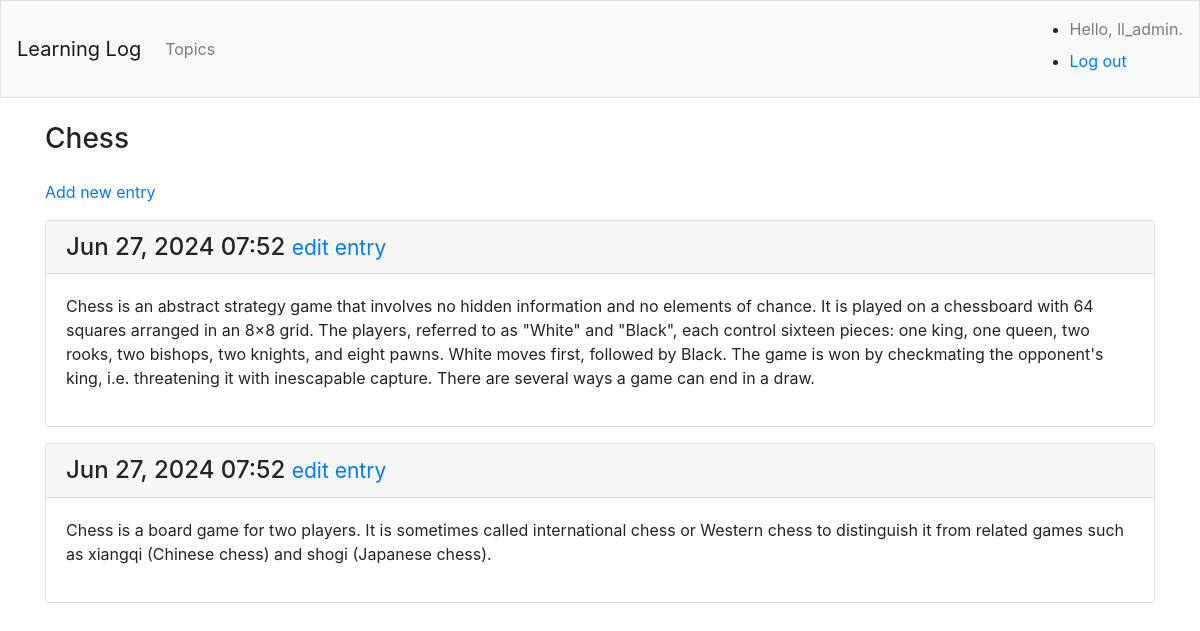
Page /topics/2/ (signed in) on the earlier database version.
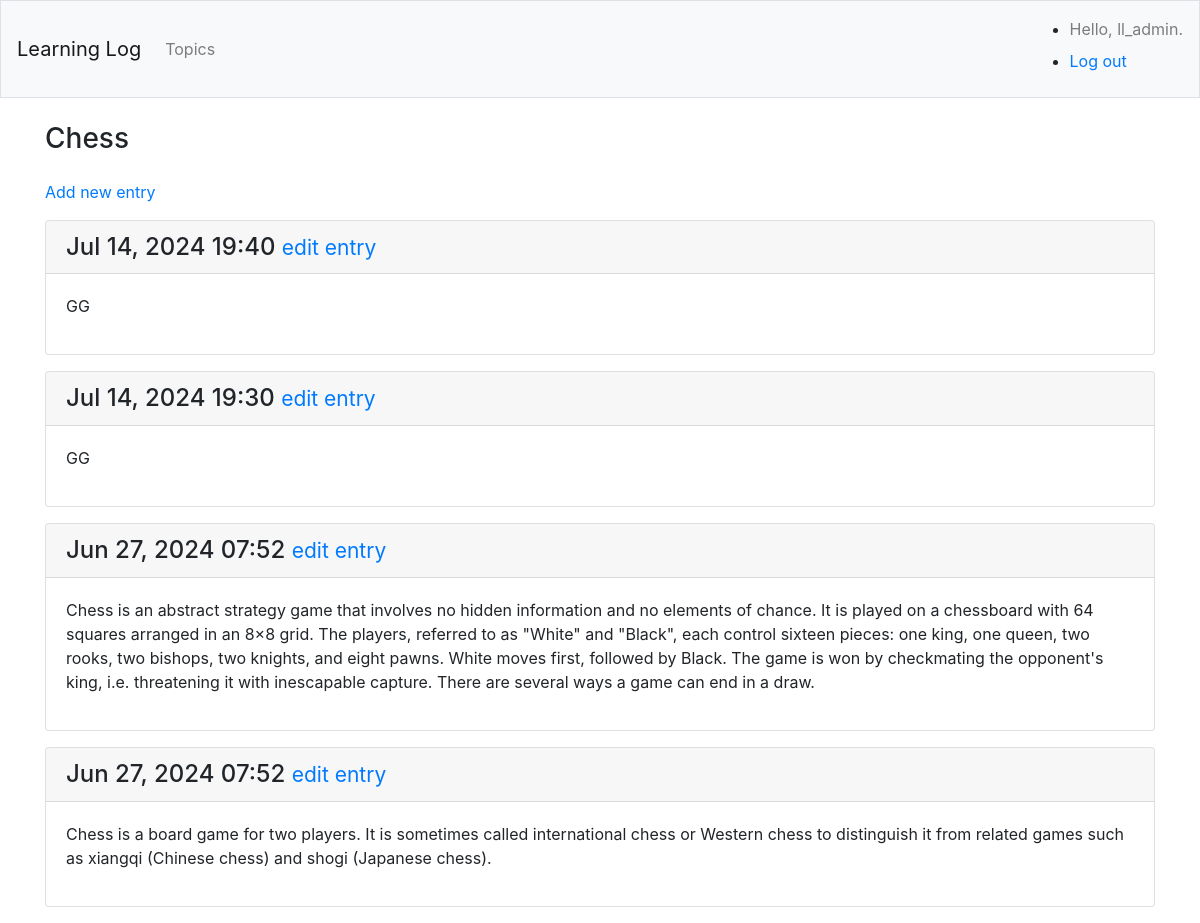
Same page on the later database version.
### learning_logs/models.py (models this page shows, shortened)
class Topic(models.Model):
    text = models.CharField(max_length=200)
    date_added = models.DateTimeField(auto_now_add=True)
    owner = models.ForeignKey(User, on_delete=models.CASCADE)
    def __str__(self):
        return self.text

class Entry(models.Model):
    topic = models.ForeignKey(Topic, on_delete=models.CASCADE)
    text = models.TextField()
    date_added = models.DateTimeField(auto_now_add=True)
    class Meta:
        verbose_name_plural = 'entries'

### learning_logs/views.py (the view)
# urls.py: path('topics/<int:topic_id>/', views.topic, name='topic'),
@login_required
def topic(request, topic_id):
    topic = Topic.objects.get(id=topic_id )
    if topic.owner != request.user:
        raise Http404
    entries = topic.entry_set.order_by('-date_added')
    context = {'topic': topic, 'entries': entries}
    return render(request, 'learning_logs/topic.html', context)

### learning_logs/templates/learning_logs/topic.html
{% extends 'learning_logs/base.html' %}
{% block page_header %}
  <h3>{{ topic }}</h3>
{% endblock page_header %}
{% block content %}
  <p>
    <a href="{% url 'learning_logs:new_entry' topic.id %}">Add new entry</a>
  </p>
  {% for entry in entries %}
    <div class="card mb-3">
      <h4 class="card-header">
        {{ entry.date_added|date:'M d, Y H:i' }}
        <small><a href="{% url 'learning_logs:edit_entry' entry.id %}">
            edit entry</a></small>
      </h4>
      <div class="card-body">
        {{ entry.text|linebreaks }}
      </div>
    </div>
  {% empty %}
    <p>There are no entries for this topic yet</p>
  {% endfor %}
{% endblock content %}

### learning_logs/templates/learning_logs/base.html (shortened to what this page needs)
{% load bootstrap4 %}
<!doctype html>
<html lang="en">
  <head>
    {% bootstrap_css %}
  </head>
  <body>
    <nav class="navbar navbar-expand-md navbar-light bg-light mb-4 border">
      <a class="navbar-brand" href="{% url 'learning_logs:index' %}">
        Learning Log</a>
      <div class="collapse navbar-collapse" id="'navbarCollapse">
        <ul class="navbar-nav mr-auto">
          <li class="nav-item">
            <a class="nav-link" href="{% url 'learning_logs:topics' %}">
                Topics</a></li>
        </ul>
        <ul class="navbr-nav ml-auto">
          {% if user.is_authenticated %}
          <li class="nav-item">
            <span class="navbar-text">Hello, {{ user.username }}.</span>
          </li>
          <li class="nav-item">
            <form method="post" action="{% url 'users:logout' %}">
                <button type="submit" class="nav-link btn btn-link" style="padding: 0; border: none; background: none;">Log out</button>
            </form>
        </li>
          {% else %}
          <li class="nav-item">
            <a class="nav-link" href="{% url 'users:register' %}">Register</a>
          </li>
          <li class="nav-item">
            <a class="nav-link" href="{% url 'users:login' %}">Log in</a></li>
          {% endif %}
        </ul>
      </div>
    </nav>
    <main role="main" class="container">
      <div class="pb-2 mb-2 border-botton">
        {% block page_header %}{% endblock page_header %}
      </div>
      <div>
          {% block content %}{% endblock content %}
      </div>
    </main>
  </body>
</html>

Differences in the rows shown:
added Entry: date_added "Jul 14, 2024 19:40", text "GG"
added Entry: date_added "Jul 14, 2024 19:30", text "GG"
